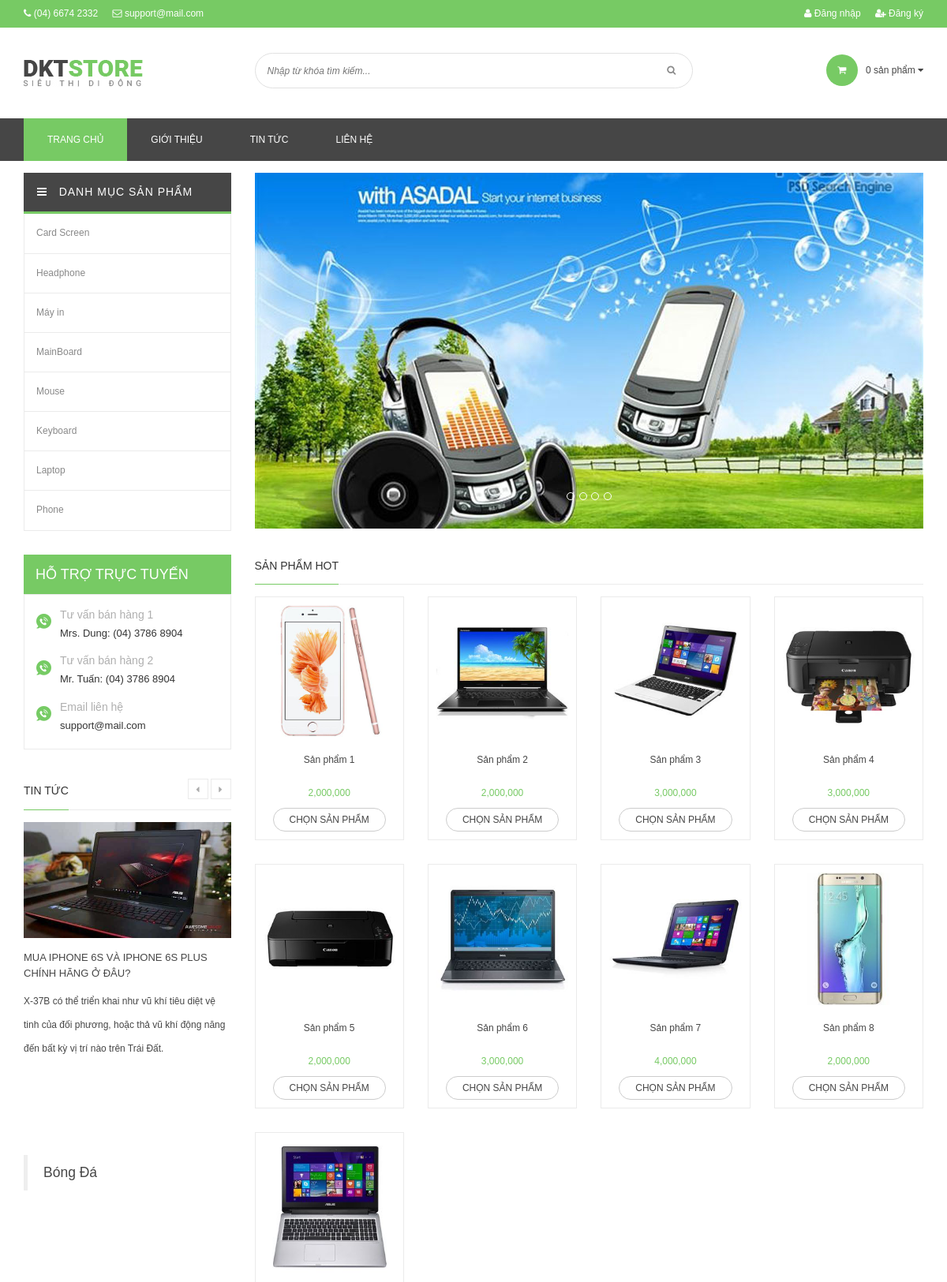
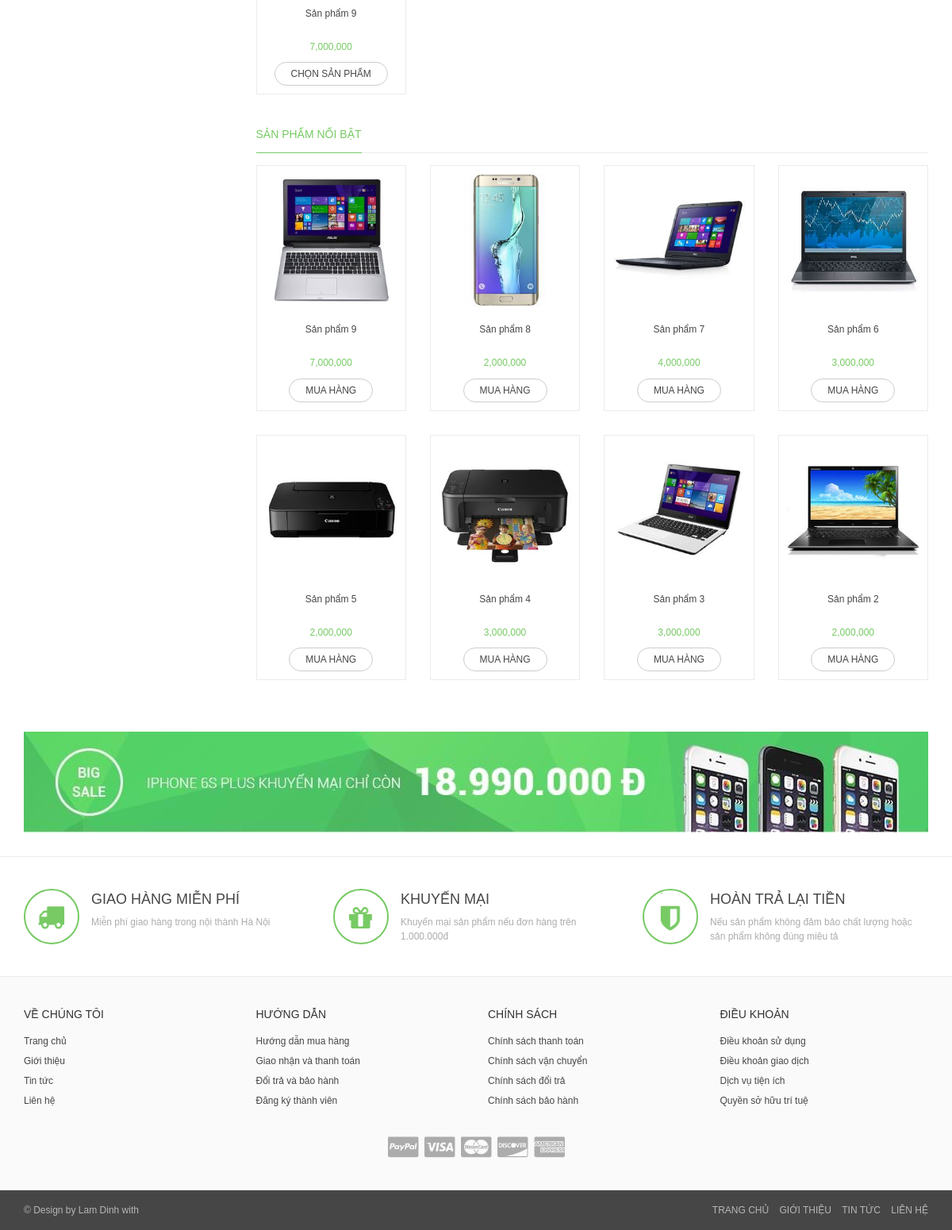
The page / on the database its author committed (2 pictures, top to bottom).
### tables this page shows
CREATE TABLE `tbl_category_product` (
  `pk_category_product_id` int(11) NOT NULL,
  `c_name` varchar(255) NOT NULL
);

CREATE TABLE `tbl_slide` (
  `pk_slide_id` int(11) NOT NULL,
  `c_name` varchar(200) NOT NULL,
  `c_img` varchar(1000) NOT NULL
);

CREATE TABLE `tbl_support_online` (
  `pk_support_onine_id` int(11) NOT NULL,
  `c_name` varchar(255) NOT NULL,
  `c_contact` varchar(255) NOT NULL
);

CREATE TABLE `tbl_news` (
  `pk_news_id` int(11) NOT NULL,
  `c_name` varchar(500) NOT NULL,
  `c_description` varchar(20000) NOT NULL,
  `c_content` text NOT NULL,
  `c_img` varchar(500) NOT NULL,
  `c_hotnews` int(11) NOT NULL DEFAULT '0'
);

CREATE TABLE `tbl_product` (
  `pk_product_id` int(11) NOT NULL,
  `fk_category_product_id` int(11) NOT NULL,
  `c_name` varchar(500) NOT NULL,
  `c_description` varchar(2000) NOT NULL,
  `c_content` text NOT NULL,
  `c_img` varchar(500) NOT NULL,
  `c_price` float NOT NULL DEFAULT '0',
  `c_hotproduct` int(11) NOT NULL DEFAULT '0'
);

### controller/frontend/controller_category.php (called while the page is built, shortened)
<?php
	class controller_category extends controller{
		public function __construct(){
			$arr = $this->model->fetch("select * from tbl_category_product");
			include "view/frontend/view_category.php";
		}
	}
	new controller_category();
 ?>

### index.php (called while the page is built, shortened)
<?php
	include "config.php";
	include "application/model.php";
	include "application/controller.php";
	include "view/frontend/view_layout.php";
 ?>

### application/controller.php (called while the page is built, shortened)
<?php
	class controller{
		public function __construct(){
			$this->model = new model();
		}
	}
 ?>

### application/model.php (called while the page is built, shortened)
<?php
	class model{
		public function fetch($sql){
			global $link;
			$result = mysqli_query($link,$sql);
			$arr = array();
			while($rows = mysqli_fetch_array($result))
				$arr[] = $rows;
			return $arr;
		}
	}
 ?>

### controller/frontend/controller_slide.php (called while the page is built, shortened)
<?php
	class controller_slide extends controller{
		public function __construct(){
			$arr = $this->model->fetch("select * from tbl_slide");
			include "view/frontend/view_slide.php";
		}
	}
	new controller_slide();
 ?>

### controller/frontend/controller_support_online.php (called while the page is built, shortened)
<?php
	class controller_support_online extends controller{
		public function __construct(){
			$arr = $this->model->fetch("select * from tbl_support_online");
			include "view/frontend/view_support_online.php";
		}
	}
	new controller_support_online();
 ?>

### controller/frontend/controller_hotnews.php (called while the page is built, shortened)
<?php
	class controller_hotnews extends controller{
		public function __construct(){
			$arr = $this->model->fetch("select * from tbl_news where c_hotnews=1 order by pk_news_id desc");
			include "view/frontend/view_hotnews.php";
		}
	}
	new controller_hotnews();
 ?>

### controller/frontend/controller_home.php (called while the page is built, shortened)
<?php
	class controller_home extends controller{
		public function __construct(){
			$arr_noibat = $this->model->fetch("select * from tbl_product where c_hotproduct=1");
			$arr_new = $this->model->fetch("select * from tbl_product order by pk_product_id desc limit 0,8");
			include "view/frontend/view_home.php";
		}
	}
	new controller_home();
 ?>

### view/frontend/view_home.php (the view)
<div class="special-collection">
          <div class="tabs-container">
            <div class="clearfix">
              <h2>Sản phẩm Hot</h2>
            </div>
          </div>
          <div class="tabs-content row">
            <div id="content-tabb1" class="content-tab content-tab-proindex" style="display:none">
              <div class="clearfix">
              <?php
                foreach($arr_noibat as $rows_noibat)
                {
               ?>
                <div class="col-xs-6 col-md-3 col-sm-6 ">
                  <div class="product-grid" id="product-1168979">
                    <div class="image"> <a href="index.php?controller=product_detail&id=<?php echo $rows_noibat["pk_product_id"]; ?>"><img src="public/upload/product/<?php echo $rows_noibat["c_img"]; ?>" title="<?php echo $rows_noibat["c_name"]; ?>" alt="<?php echo $rows_noibat["c_name"]; ?>" class="img-responsive"></a> </div>
                    <div class="info">
                      <h3 class="name"><a href="index.php?controller=product_detail&id=<?php echo $rows_noibat["pk_product_id"]; ?>"><?php echo $rows_noibat["c_name"]; ?></a></h3>
                      <p class="price-box"> <span class="special-price"> <span class="price product-price"> <?php
                      echo number_format($rows_noibat["c_price"]); ?> </span> </span> </p>
                      <div class="action-btn">
                        <form action="cart/add" method="post" enctype="multipart/form-data" id="product-actions-1168979">
                          <a href="index.php?controller=product_detail&id=<?php echo $rows_noibat["pk_product_id"]; ?>" class="button">Chọn sản phẩm</a>
                        </form>
                      </div>
                    </div>
                  </div>
                </div>
                <?php } ?>
              </div>
            </div>
          </div>
        </div>
        <div class="wrapper-tab-collections" style="margin-top:0px;">
          <div class="tabs-container">
            <ul class="list-unstyled">
              <li><a href="#content-taba1" class="head-tabs head-tab1" data-src=".head-tab1">
                <h2>Sản phẩm nổi bật</h2>
                </a></li>
            </ul>
          </div>
          <div class="tabs-content row">
            <div id="content-taba4" class="content-tab content-tab-proindex">
            <?php
              foreach($arr_new as $rows_new)
              {
             ?>
              <div class="col-xs-6 col-sm-4 col-md-3 ">
                <div class="product-grid product-loop" id="product-1142079">
                  <div class="image"> <a href="index.php?controller=product_detail&id=<?php echo $rows_new["id"]; ?>"><img src="public/upload/product/<?php echo $rows_new["c_img"]; ?>" title="<?php echo $rows_new["c_name"]; ?>" alt="<?php echo $rows_new["c_name"]; ?>" class="img-responsive"></a> </div>
                  <div class="info">
                    <h3 class="name"><a href="laptop-asus-zenbook-ux305f-fc089h"><?php echo $rows_new["c_name"]; ?></a></h3>
                    <p class="price-box"> <span class="special-price"> <span class="price product-price"> <?php echo number_format($rows_new["c_price"]); ?> </span> </span> </p>
                    <div class="action-btn">
                      <form action="cart/add" method="post" enctype="multipart/form-data" id="product-actions-1142079">
                        <a href="index.php?controller=cart&act=add&id=<?php echo $rows_new["pk_product_id"]; ?>" class="button"> mua hàng</a>
                      </form>
                    </div>
                  </div>
                </div>
              </div>
              <?php } ?>
            </div>
          </div>
        </div>

### view/frontend/view_category.php
<div class="col-md-3 col-xs-12 hidden-xs hidden-sm">
          <aside class="aside-category">
            <h3><i class="fa fa-bars"></i>&nbsp;&nbsp; Danh mục sản phẩm</h3>
            <ul class="list-unstyled">
            <?php
              foreach($arr as $rows)
              {
             ?>
              <li><a href="index.php?controller=product&id=<?php echo $rows["pk_category_product_id"]; ?>"><?php echo $rows["c_name"]; ?></a></li>
            <?php } ?>
            </ul>
          </aside>
        </div>

### view/frontend/view_slide.php
<div id="myCarousel" class="carousel slide" data-ride="carousel">
                <ol class="carousel-indicators">
                <?php
                    $n = 0;
                    foreach($arr as $rows)
                    {
                 ?>
                  <li data-target="#myCarouse<?php echo $n; ?>" data-slide-to="<?php echo $n; ?>"></li>
                <?php
                    $n++;
                  }
                 ?>
                </ol>
                <div class="carousel-inner">
                <?php
                    $i = 0;
                    foreach($arr as $rows)
                    {
                      $i++;
                 ?>
                  <div class="item <?php echo $i==1?"active":""; ?>"> <img src="public/frontend/images/<?php echo $rows["c_img"]; ?>" alt="<?php echo $rows["c_name"]; ?>"> </div>
                  <?php } ?>
                </div>
              </div>

### view/frontend/view_support_online.php
<div class="online_support block">
          <div class="new_title">
            <h2>Hỗ trợ trực tuyến</h2>
          </div>
          <div class="block-content">
            <?php
              foreach($arr as $rows)
              {
             ?>
            <div class="sp_1">
              <p><?php echo $rows["c_name"]; ?></p>
              <p><?php echo $rows["c_contact"]; ?></p>
            </div>
            <?php } ?>
          </div>
        </div>

### view/frontend/view_hotnews.php
<div class="home-blog">
          <h2 class="title"> <span>Tin tức</span></h2>
          <div class="row">
            <div class="owl-home-blog owl-home-blog-sidebar">
            <?php
              foreach($arr as $rows)
              {
             ?>
              <div class="item">
                <div class="article"> <a href="index.php?controller=news_detail&id=<?php echo $rows["pk_news_id"]; ?>" class="image"> <img src="public/upload/news/<?php echo $rows["c_img"]; ?>" alt="<?php echo $rows["c_name"]; ?>" title="<?php echo $rows["c_name"]; ?>" class="img-responsive"> </a>
                  <div class="info">
                    <h3><a href="index.php?controller=news_detail&id=<?php echo $rows["pk_news_id"]; ?>"><?php echo $rows["c_name"]; ?></a></h3>
                    <p class="desc"> <?php echo $rows["c_description"]; ?></p>
                  </div>
                </div>
              </div>
             <?php } ?>
            </div>
          </div>
        </div>

### rows shown on the page
tbl_category_product: c_name "Card Screen"
tbl_category_product: c_name "Headphone"
tbl_category_product: c_name "Máy in"
tbl_category_product: c_name "MainBoard"
tbl_category_product: c_name "Mouse"
tbl_category_product: c_name "Keyboard"
tbl_category_product: c_name "Laptop"
tbl_category_product: c_name "Phone"
tbl_slide: c_img (picture)
tbl_support_online: c_name "Tư vấn bán hàng 1", c_contact "Mrs. Dung: (04) 3786 8904"
tbl_support_online: c_name "Tư vấn bán hàng 2", c_contact "Mr. Tuấn: (04) 3786 8904"
tbl_support_online: c_name "Email liên hệ", c_contact "support@mail.com"
tbl_news: c_img (picture), c_name "MUA IPHONE 6S VÀ IPHONE 6S PLUS CHÍNH HÃNG Ở ĐÂU?", c_description "X-37B có thể triển khai như vũ khí tiêu diệt vệ tinh của đối phương, hoặc thả vũ khí động năng đến bất kỳ vị trí nào trên Trái Đất."
tbl_product: c_img (picture), c_name "Sản phẩm 1", c_price "2,000,000"
tbl_product: c_img (picture), c_name "Sản phẩm 2", c_price "2,000,000"
tbl_product: c_img (picture), c_name "Sản phẩm 3", c_price "3,000,000"
tbl_product: c_img (picture), c_name "Sản phẩm 4", c_price "3,000,000"
tbl_product: c_img (picture), c_name "Sản phẩm 5", c_price "2,000,000"
tbl_product: c_img (picture), c_name "Sản phẩm 6", c_price "3,000,000"
tbl_product: c_img (picture), c_name "Sản phẩm 7", c_price "4,000,000"
tbl_product: c_img (picture), c_name "Sản phẩm 8", c_price "2,000,000"
tbl_product: c_img (picture), c_name "Sản phẩm 9", c_price "7,000,000"

### other values the page prints
$soluong "0"
